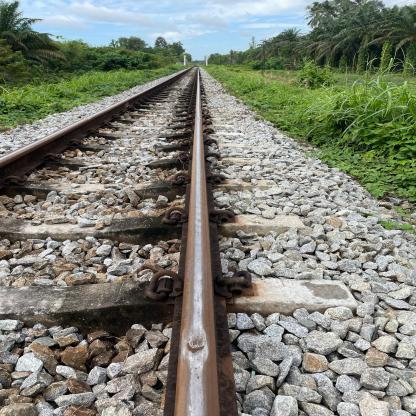
#> input picture datasetAnton/001_WheelBurn_Train_jpg.rf.86ea8b752d223b3a7ef8a23587dfe30b.jpg, 416 x 416 px
$ python main19.py
#> lines starting #> are read from the running program, lines starting #| are printed output that depends on the picture; after the words box and inside, x2 and y2 are one past the last pixel; in counts of white or black regions, pixels touching at a corner belong together
import cv2
import numpy as np
import time
from concurrent.futures import ProcessPoolExecutor, as_completed
import os
import glob


def process_image(image_path, output_dir):
    # Read the input image
#> called with output_dir = 'output'
    image = cv2.imread(image_path)
#> image is the input picture: shape (416, 416, 3); mean B, G, R 116.2, 128.9, 125.5

    # Convert the image to grayscale
    hsv = cv2.cvtColor(image, cv2.COLOR_BGR2GRAY)

    # Define the points for the mask
    start_point1 = (197, 69)
    end_point1 = (174, 415)
    start_point2 = (199, 69)
    end_point2 = (220, 415)

    # Create the mask
    mask = np.zeros_like(hsv)
    cv2.fillPoly(mask, [np.array([start_point1, end_point1, end_point2, start_point2], dtype=np.int32)], 255)
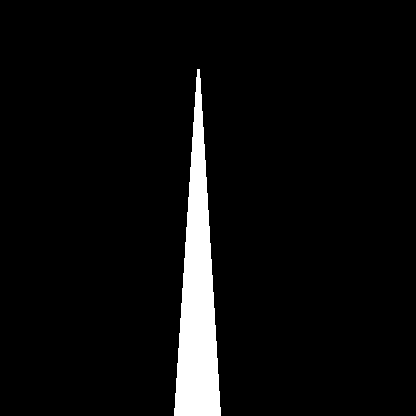
#> mask: shape (416, 416); 5% white; 1 white region, box (x1, y1, x2, y2) and area: (174, 69, 221, 416) 8675

    # Apply the mask to the image
    defected_area = cv2.bitwise_and(hsv, mask)

    # Thresholding to find dark areas
    lower_threshold = 0  # Lower threshold for dark pixels
    upper_threshold = 100  # Upper threshold for dark pixels
    dark_mask = cv2.inRange(defected_area, lower_threshold, upper_threshold)
#> dark_mask: shape (416, 416); 96.2% white; 10 black regions (9 under 20 px), largest, box (x1, y1, x2, y2) and area: (175, 69, 212, 416) 6625
    detected = cv2.bitwise_and(image, image, mask=mask)

    # Morphological opening to remove noise
    kernel = cv2.getStructuringElement(cv2.MORPH_RECT, (3, 3))
    opening = cv2.morphologyEx(dark_mask, cv2.MORPH_OPEN, kernel, iterations=1)
#> opening: shape (416, 416); 96.1% white; 4 black regions (3 under 20 px)

    # Find contours
    cnts = cv2.findContours(opening, cv2.RETR_EXTERNAL, cv2.CHAIN_APPROX_SIMPLE)
#> cnts = 2 contours, 1 with area under 20; largest, box (x1, y1, x2, y2) and area: (0, 0, 416, 416) 165094
    cnts = cnts[0] if len(cnts) == 2 else cnts[1]

    # Initialize metrics
    total_defect_area = 0
    num_defects = len(cnts)
#> num_defects = 2
    max_defect_area = 0

    for c in cnts:
        area = cv2.contourArea(c)
        total_defect_area += area
        if area > max_defect_area:
            max_defect_area = area
        cv2.drawContours(image, [c], 0, (0, 0, 0), 2)
#> this loop made 2 passes
#> (area, total_defect_area, max_defect_area) on pass 2: (165094.5, 165100.5, 165094.5)
#> image: shape (416, 416, 3); 3.21% of pixels changed, all inside (x1, y1, x2, y2) = (0, 0, 416, 416)
#> after the loop, max_defect_area = 165094.5; total_defect_area = 165100.5

    # Average defect size
    average_defect_area = total_defect_area / num_defects if num_defects > 0 else 0
#> average_defect_area = 82550.2

    # Define thresholds
    threshold_total_defect_area = 1000  # Set your desired threshold here
    threshold_num_defects = 10  # Set your desired threshold here
    threshold_max_defect_area = 500  # Set your desired threshold here
    threshold_average_defect_area = 100  # Set your desired threshold here

    # Evaluate the image based on the metrics
    if (total_defect_area > threshold_total_defect_area or
        num_defects > threshold_num_defects or
        max_defect_area > threshold_max_defect_area or
        average_defect_area > threshold_average_defect_area):
        result = "This image has significant defects!"
    else:
        result = "This image has few defects."

    # Save the resulting images
    base_filename = os.path.splitext(os.path.basename(image_path))[0]
    cv2.imwrite(os.path.join(output_dir, f'{base_filename}_mask.png'), dark_mask)
    cv2.imwrite(os.path.join(output_dir, f'{base_filename}_original.png'), image)
    cv2.imwrite(os.path.join(output_dir, f'{base_filename}_opening.png'), opening)
    cv2.imwrite(os.path.join(output_dir, f'{base_filename}_detected.png'), detected)

    return (image_path, result)

def main(image_paths, output_dir):
    start_time = time.time()

    with ProcessPoolExecutor() as executor:
        futures = [executor.submit(process_image, image_path, output_dir) for image_path in image_paths]
#> call 2 of process_image, with output_dir = 'output'
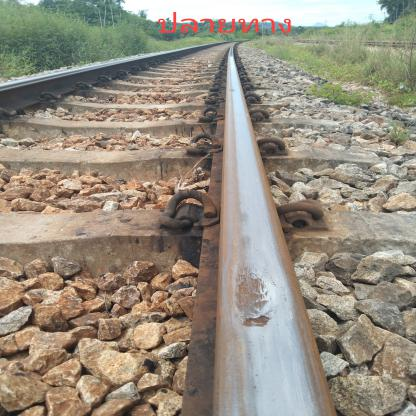
#> input picture datasetAnton/02_WheelBurn_Test_jpg.rf.4cc97a9a2ce1eb9dd1320b38087c0bb6.jpg, 416 x 416 px
#> in process_image, image is the input picture: shape (416, 416, 3); mean B, G, R 127.8, 142.6, 151.3
#> in process_image (call 2), `dark_mask = cv2.inRange(defected_area, lower_threshold, upper_threshold)`: dark_mask: shape (416, 416); 98.2% white; 40 black regions (29 under 20 px), largest, box (x1, y1, x2, y2) and area: (179, 251, 213, 350) 1289, (174, 356, 191, 416) 489, (193, 69, 203, 125) 326
#> in process_image (call 2), `kernel = cv2.getStructuringElement(cv2.MORPH_RECT, (3, 3))`: kernel = [[1, 1, 1], [1, 1, 1], [1, 1, 1]]
#> in process_image (call 2), `opening = cv2.morphologyEx(dark_mask, cv2.MORPH_OPEN, kernel, iteratio..`: opening: shape (416, 416); 97.9% white; 15 black regions (7 under 20 px)
#> in process_image (call 2), `cnts = cv2.findContours(opening, cv2.RETR_EXTERNAL, cv2.CHAIN_APPROX_S..`: cnts = 1 contour; box (x1, y1, x2, y2) and area: (0, 0, 416, 416) 171230
#> in process_image (call 2), `num_defects = len(cnts)`: num_defects = 1
#> the loop in process_image (call 2), `for c in cnts:` made 1 pass
#> (area, total_defect_area, max_defect_area) on pass 1: (171229.5, 171229.5, 171229.5)
#> after the loop in process_image (call 2), `for c in cnts:`: max_defect_area = 171229.5
#> call 3 of process_image, with output_dir = 'output'
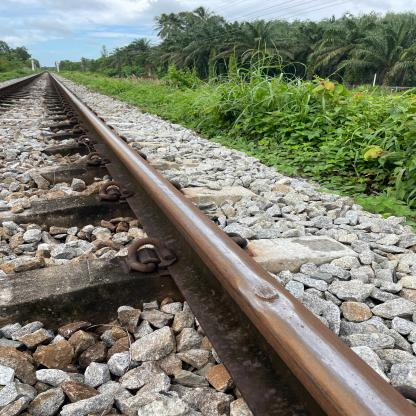
#> input picture datasetAnton/003_WheelBurn_Train_jpg.rf.eac8617990986e571f8a892524e1b7a9.jpg, 416 x 416 px
#> in process_image, image is the input picture: shape (416, 416, 3); mean B, G, R 111.3, 127.5, 125
#> in process_image (call 3), `dark_mask = cv2.inRange(defected_area, lower_threshold, upper_threshold)`: dark_mask: shape (416, 416); 97% white; 13 black regions (9 under 20 px), largest, box (x1, y1, x2, y2) and area: (174, 301, 221, 416) 2882, (186, 119, 211, 258) 2012, (194, 77, 203, 119) 216, (195, 317, 203, 332) 40
#> in process_image (call 3), `opening = cv2.morphologyEx(dark_mask, cv2.MORPH_OPEN, kernel, iteratio..`: opening: shape (416, 416); 96.7% white; 2 black regions
#> in process_image (call 3), `cnts = cv2.findContours(opening, cv2.RETR_EXTERNAL, cv2.CHAIN_APPROX_S..`: cnts = 7 contours, 4 with area under 20; largest, box (x1, y1, x2, y2) and area: (0, 0, 416, 416) 168514, (182, 361, 200, 372) 112, (182, 383, 193, 388) 26
#> in process_image (call 3), `num_defects = len(cnts)`: num_defects = 7
#> the loop in process_image (call 3), `for c in cnts:` made 7 passes
#> (area, total_defect_area, max_defect_area) on passes 3, 4, 7: (26.5, 52.5, 26.5), (112, 164.5, 112), (168514, 168698.5, 168514)
#> after the loop in process_image (call 3), `for c in cnts:`:
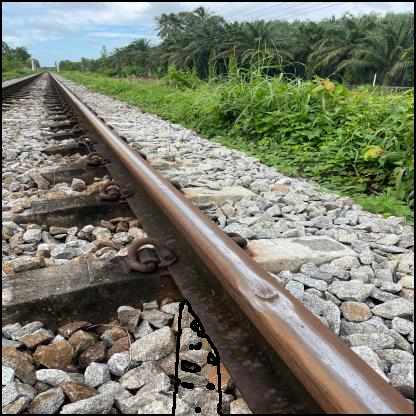
#> image: shape (416, 416, 3); 2.68% of pixels changed, all inside (x1, y1, x2, y2) = (0, 0, 416, 416)
#> after the loop in process_image (call 3), `for c in cnts:`: max_defect_area = 168514; total_defect_area = 168698.5
#> in process_image (call 3), `average_defect_area = total_defect_area / num_defects if num_defects >..`: average_defect_area = 24099.8
#> call 4 of process_image, with output_dir = 'output'
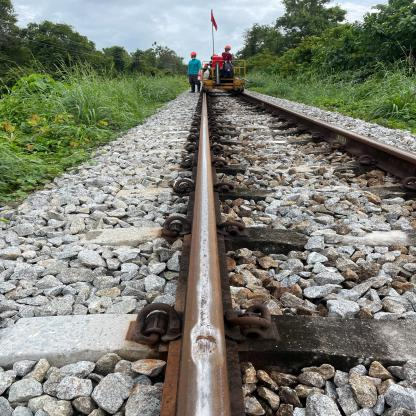
#> input picture datasetAnton/004_WheelBurn_Train_jpg.rf.7e811355b121768ccb9b10bf4cbc0290.jpg, 416 x 416 px
#> in process_image, image is the input picture: shape (416, 416, 3); mean B, G, R 115.1, 127.4, 124.8
#> in process_image (call 4), `dark_mask = cv2.inRange(defected_area, lower_threshold, upper_threshold)`: dark_mask: shape (416, 416); 96.6% white; 30 black regions (28 under 20 px), largest, box (x1, y1, x2, y2) and area: (187, 111, 221, 416) 5666, (194, 85, 200, 115) 73
#> in process_image (call 4), `opening = cv2.morphologyEx(dark_mask, cv2.MORPH_OPEN, kernel, iteratio..`:
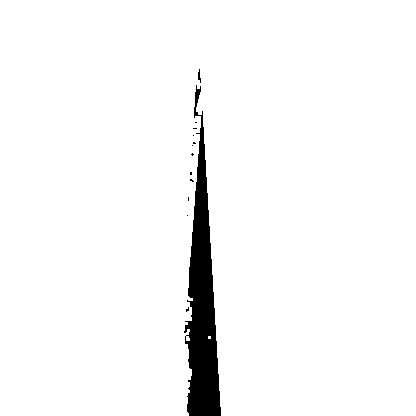
#> opening: shape (416, 416); 96.5% white; 13 black regions (11 under 20 px)
#> in process_image (call 4), `cnts = cv2.findContours(opening, cv2.RETR_EXTERNAL, cv2.CHAIN_APPROX_S..`: cnts = 2 contours, 1 with area under 20; largest, box (x1, y1, x2, y2) and area: (0, 0, 416, 416) 165871
#> in process_image (call 4), `num_defects = len(cnts)`: num_defects = 2
#> the loop in process_image (call 4), `for c in cnts:` made 2 passes
#> (area, total_defect_area, max_defect_area) on pass 2: (165871, 165875, 165871)
#> after the loop in process_image (call 4), `for c in cnts:`:
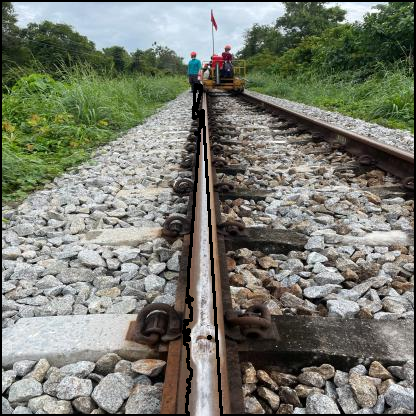
#> image: shape (416, 416, 3); 3.24% of pixels changed, all inside (x1, y1, x2, y2) = (0, 0, 416, 416)
#> after the loop in process_image (call 4), `for c in cnts:`: max_defect_area = 165871; total_defect_area = 165875
#> in process_image (call 4), `average_defect_area = total_defect_area / num_defects if num_defects >..`: average_defect_area = 82937.5

        for future in as_completed(futures):
            image_path, result = future.result()
            print(f"Processed {image_path}: {result}")

    print(f"Processing completed in {time.time() - start_time} seconds")

if __name__ == "__main__":
    image_paths = [
        'datasetAnton/001_WheelBurn_Train_jpg.rf.86ea8b752d223b3a7ef8a23587dfe30b.jpg', 'datasetAnton/02_WheelBurn_Test_jpg.rf.4cc97a9a2ce1eb9dd1320b38087c0bb6.jpg', 'datasetAnton/003_WheelBurn_Train_jpg.rf.eac8617990986e571f8a892524e1b7a9.jpg', 'datasetAnton/004_WheelBurn_Train_jpg.rf.7e811355b121768ccb9b10bf4cbc0290.jpg'

    ]
    output_dir = 'output'
    main(image_paths, output_dir)


#images = [cv2.imread(file) for file in glob.glob("path/to/files/*.png")]
